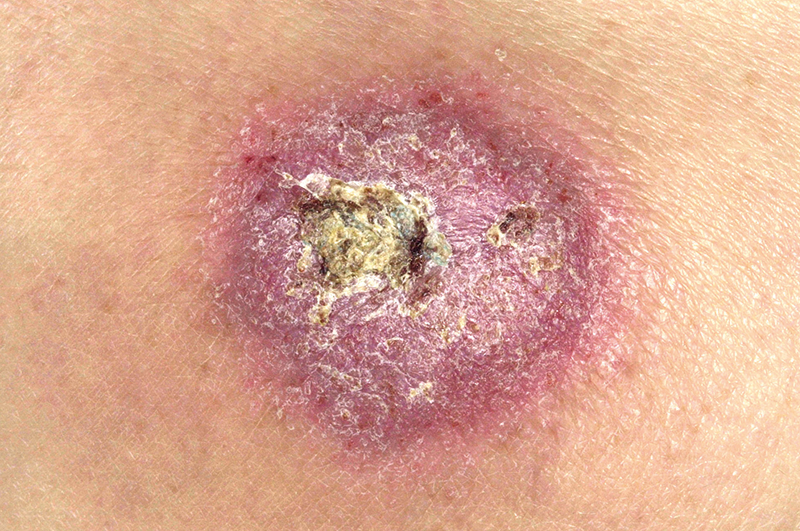
#> input picture images/skin.png, 800 x 531 px
$ python 02_pixel_operations.py
#> lines starting #> are read from the running program, lines starting #| are printed output that depends on the picture; after the words box and inside, x2 and y2 are one past the last pixel; in counts of white or black regions, pixels touching at a corner belong together
# ============================================================
# Pixel Operations
#
# 1. Grayscale Conversion
# 2. Brightness and Contrast Adjustment
# 3. Saturation Arithmetic
# 4. Inversion
# 5. Thresholding
# ============================================================

import cv2


# ============================================================
# Read Image
# ============================================================

image = cv2.imread("images/skin.png")
#> image is the input picture: shape (531, 800, 3); mean B, G, R 144.6, 166.8, 218.9


# ============================================================
# 1. Grayscale Conversion
# ============================================================

# Convert BGR color image to 1-channel grayscale
gray = cv2.cvtColor(image, cv2.COLOR_BGR2GRAY)
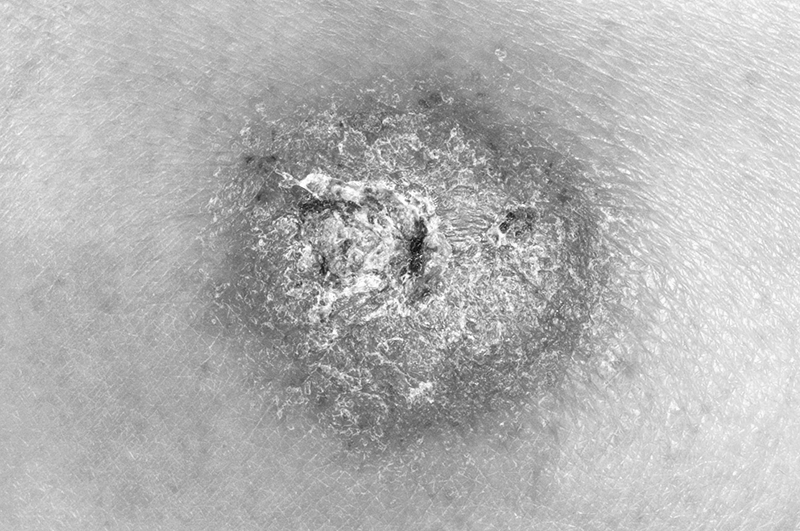
#> gray: shape (531, 800); min 10, max 255, mean 179.8


# ============================================================
# 2. Brightness and Contrast Adjustment
# ============================================================

# alpha = contrast
# beta = brightness
adjusted = cv2.convertScaleAbs(
    image,
    alpha=1.2,
    beta=15
)
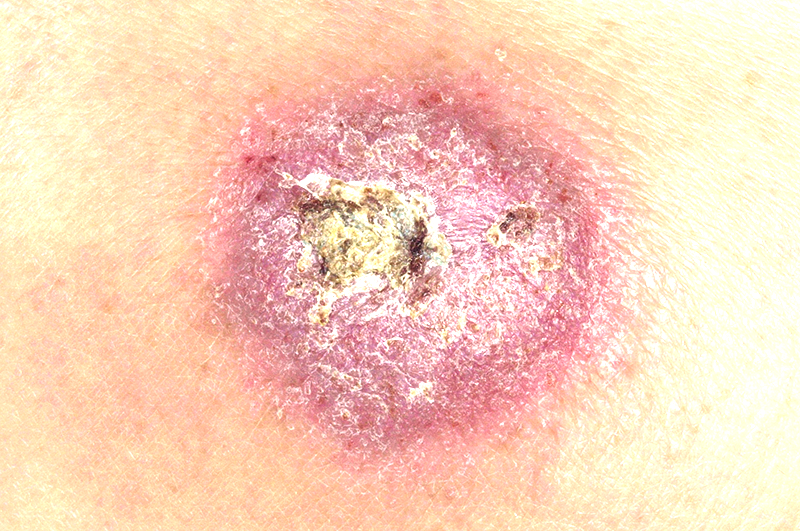
#> adjusted: shape (531, 800, 3); mean B, G, R 187.9, 211.5, 249.2


# ============================================================
# 3. Saturation Arithmetic
# ============================================================

# Add 30 to make the image brighter and use saturation
# arithmetic to keep pixel values between 0 and 255
brighter = cv2.add(image, 30)
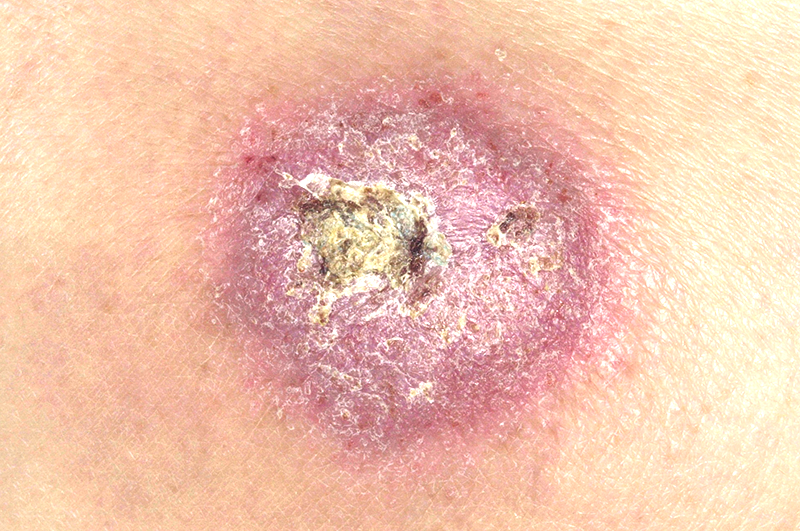
#> brighter: shape (531, 800, 3); mean B, G, R 174.5, 196.3, 241.4


# ============================================================
# 4. Inversion
# ============================================================

# Change each pixel to its opposite value
# New pixel = 255 - original pixel
inverted = cv2.bitwise_not(image)
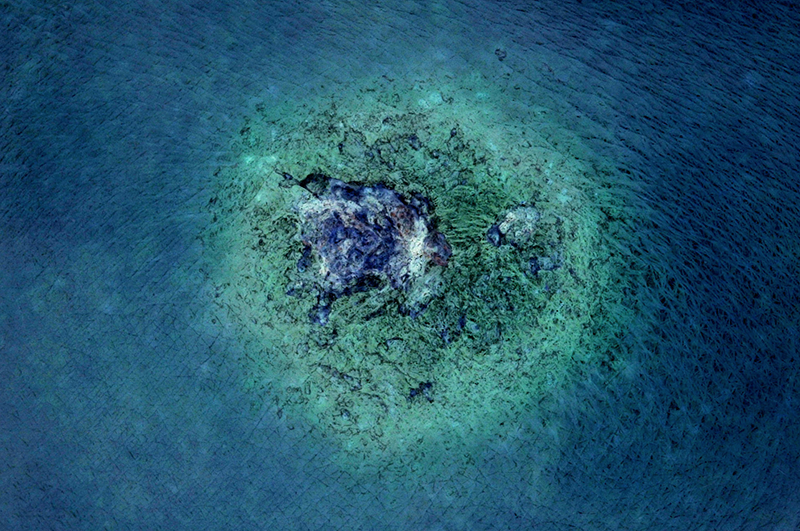
#> inverted: shape (531, 800, 3); mean B, G, R 110.4, 88.2, 36.1


# ============================================================
# 5. Thresholding
# ============================================================

# Thresholding uses the 1-channel grayscale image
# 127 = cutoff value
# 255 = white value
_, binary = cv2.threshold(
    gray,
    127,
    255,
    cv2.THRESH_BINARY
)
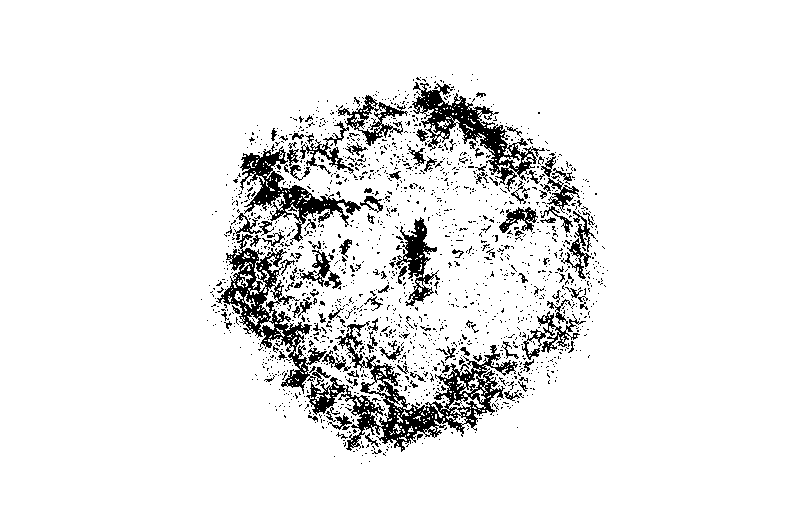
#> binary: shape (531, 800); 92.2% white; 1720 black regions (1596 under 20 px), largest, box (x1, y1, x2, y2) and area: (306, 321, 518, 452) 6308, (216, 234, 327, 394) 4103, (412, 82, 545, 192) 3561


# ============================================================
# Show Results
# ============================================================

cv2.imshow("Original", image)
cv2.imshow("Grayscale", gray)
cv2.imshow("Brightness and Contrast", adjusted)
cv2.imshow("Saturation Arithmetic", brighter)
cv2.imshow("Inverted", inverted)
cv2.imshow("Threshold", binary)

# Keep all windows open until you press any key
cv2.waitKey(0)

# Close all OpenCV windows
cv2.destroyAllWindows()

$ run again, with images/cat.png copied over images/skin.png
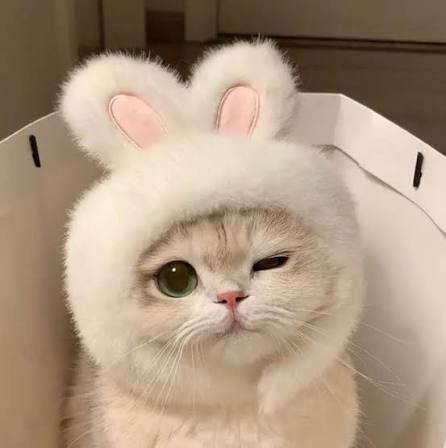
#> input picture images/cat.png, 446 x 448 px
#> image is the input picture: shape (448, 446, 3); mean B, G, R 129.2, 150.9, 172
#> `inverted = cv2.bitwise_not(image)`:
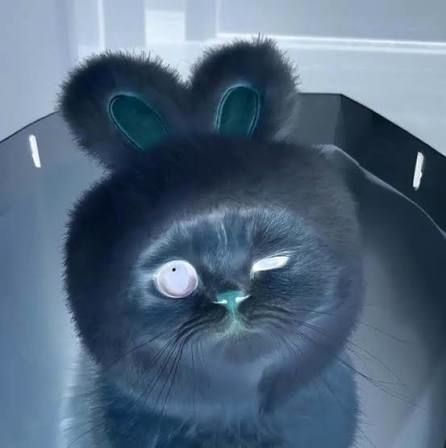
#> inverted: shape (448, 446, 3); mean B, G, R 125.8, 104.1, 83
#> `_, binary = cv2.threshold( gray, 127, 255, cv2.THRESH_BINARY )`:
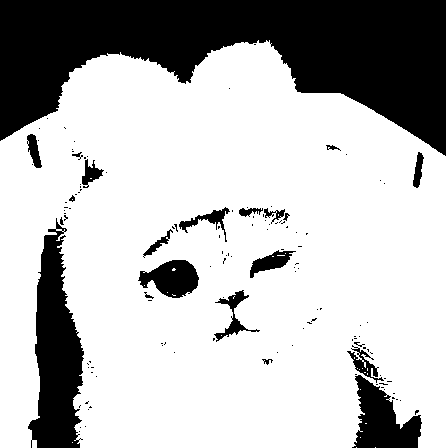
#> binary: shape (448, 446); 72.9% white; 129 black regions (108 under 20 px), largest, box (x1, y1, x2, y2) and area: (0, 0, 446, 156) 38570, (28, 218, 84, 448) 7594, (352, 375, 422, 448) 2872
